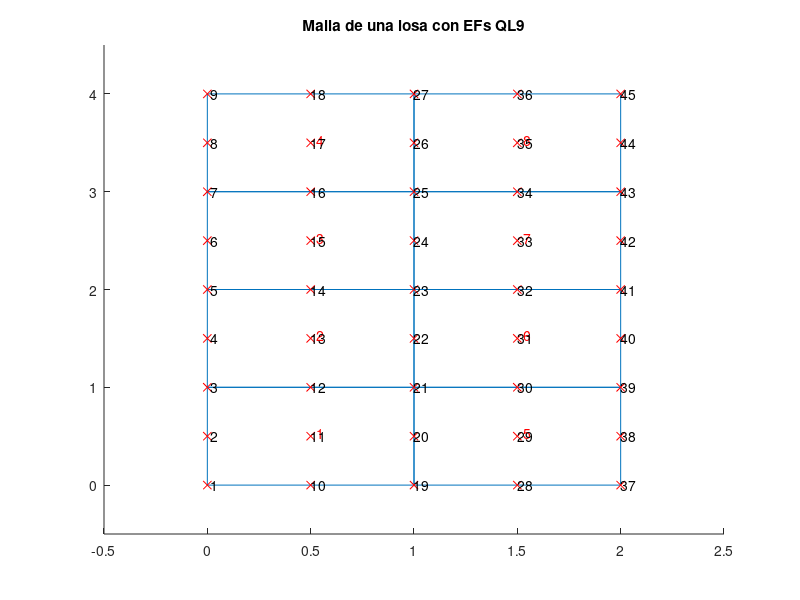

The MATLAB script that drew this image:
%% Creacion de la malla de EFs de una losa de Mindlin con el EF QL9

%% Seleccione la malla a generar
% malla con delta = 0.1 para el ejemplo general
%malla = 'malla_losa';     

% malla con delta = 0.5 para graficar los modos de energia nula
malla = 'malla_losa_MEN';  

%% Se definen algunas constantes para facilitar la lectura del codigo
X = 1; Y = 2;

%% Dimensiones de la losa y tamanio de cada EF
ancho  = 2;
altura = 4;
switch malla
    case 'malla_losa_MEN'
        delta  = 0.5;
    case 'malla_losa'
        delta  = 0.1;
end

%% Matriz de coordenadas de los nodos xnod
x = 0:delta:ancho;
y = 0:delta:altura;

[xx, yy] = meshgrid(x,y);

xnod = [xx(:), yy(:)];
nno = size(xnod, 1);   % numero de nodos

%% Matriz de conectividades LaG
switch malla
    case 'malla_losa_MEN'
        LaG = zeros(2*4, 9);
        for i = 1:4
            LaG(i,:) = [1 10 19 20 21 12 3 2 11] + 2*(i-1);
        end

        for i = 5:8
            LaG(i,:) = LaG(i-4,:) + 18;
        end
    case 'malla_losa'
        LaG = zeros(10*20, 9);
        for i = 1:20
            LaG(i,:) = [1 42 83 84 85 44 3 2 43] + 2*(i-1);
        end

        k = 21;
        for j = 2:10
            for i = 1:20
                LaG(k,:) = LaG(i,:) + 82*(j-1);
                k = k+1;
            end
        end        
end

nef = size(LaG,1);   % numero de EFs

%% Se calcula el centro de gravedad de cada EF
cgx = zeros(1,nef); 
cgy = zeros(1,nef);
for e = 1:nef
   cgx(e) = mean(xnod(LaG(e,:), X));
   cgy(e) = mean(xnod(LaG(e,:), Y));
end

%% Se dibuja la malla de elementos finitos
figure
hold on
for e = 1:nef
   line(xnod(LaG(e,[1:8 1]),X), xnod(LaG(e,[1:8 1]),Y)); 
   text(cgx(e)+0.03, cgy(e)+0.03, num2str(e), 'Color', [1 0 0]);
end
plot(xnod(:,X), xnod(:,Y), 'rx');
text(xnod(:,X), xnod(:,Y), num2str((1:nno)'));
%axis equal tight
axis([-delta, ancho+delta, -delta, altura+delta])
title('Malla de una losa con EFs QL9');

%% Se guarda la malla en disco
disp(['xnod y LaG guardados en el archivo "' malla '.mat".'])
% save(malla, 'xnod', 'LaG');